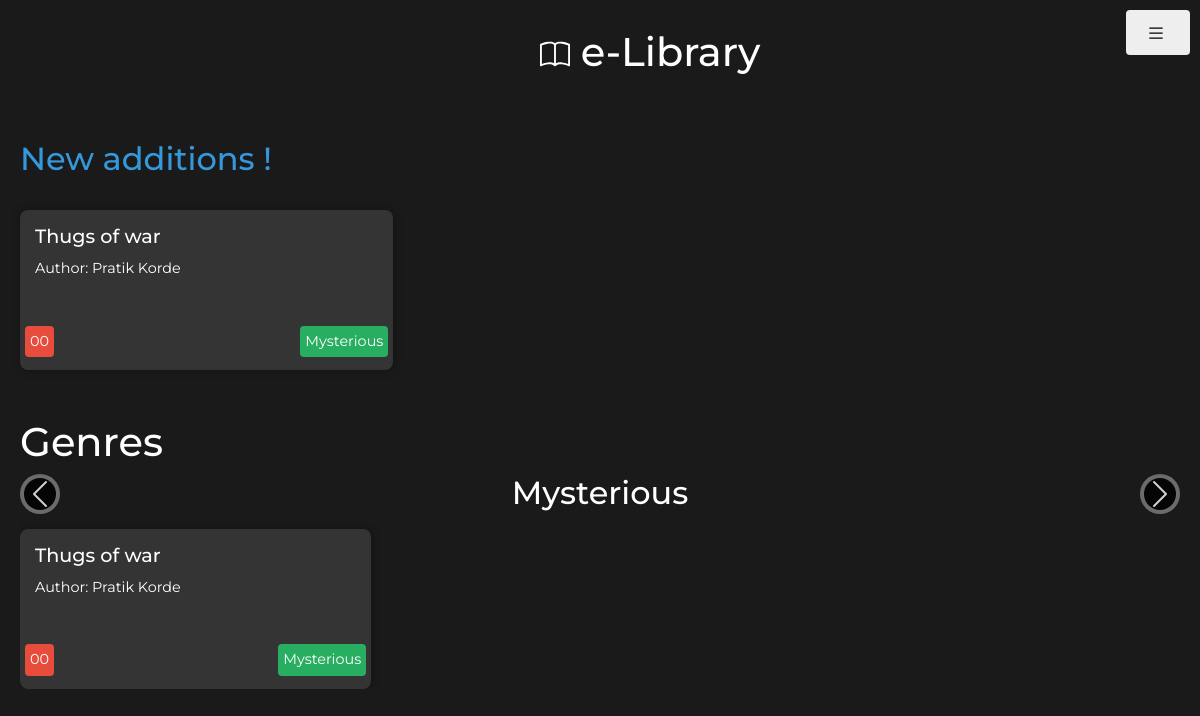
The app's page / (signed in) with its own data.
### lib/models.py (models this page shows, shortened)
class Book(models.Model):
    title = models.CharField(max_length=100)
    author = models.CharField(max_length=100)
    book_id = models.IntegerField(unique=True)
    isbn_number = models.CharField(max_length=13, unique=True)
    genre = models.ForeignKey(Genre, on_delete=models.CASCADE)
    is_available = models.BooleanField(default=True)

class Genre(models.Model):
    name = models.CharField(max_length=50)

### lib/views.py (the view)
# urls.py: path('',views.home,name="home"),
@login_required(login_url='login/')
def home(request):
    recently_added_books = Book.objects.order_by('-id')[:3]
    all_books = Book.objects.all()
    book_list = list(all_books)
    all_genres = Genre.objects.all()
    context = {
        'recently_added_books': recently_added_books,
        'all_books': all_books,
        'all_genres': all_genres,
        'book_list': book_list,
    }
    return render(request, 'home.html', context)

### lib/templates/home.html (shortened to what this page needs)
{%load static%}
{% include 'base.html' %}
{% block content %}
<link rel="stylesheet" href="{%static 'css/home.css' %}">
<div class="recent-books">
    <h2 style="margin-top: 3rem; margin-bottom: 2rem; font-family: Montserrat; color: #3498db;">New additions !</h2>
    <div class="recent-books-grid">
        {% for book in recently_added_books %}
        <div class="book-card recent-book {% if not book.is_available %}not-available{% endif %}" data-genre="{{ book.genre.id }}">
            <h3>{{ book.title }}</h3>
            <p class="genre">{{ book.genre.name }}</p>
            <p class="isbn">{{ book.isbn_number }}</p>
            <p>Author: {{ book.author }}</p>
        </div>
        {% endfor %}
    </div>
</div>
<div class="genre-carousel">
    <h1 style="margin-top: 3rem; font-family: Montserrat;">Genres</h1>
    <div id="genreCarousel" class="carousel slide" data-ride="carousel">
        <div class="carousel-inner">
            {% for genre in all_genres %}
            <div class="carousel-item {% if forloop.first %}active{% endif %}">
                <div class="genre-title" style="text-align: center;">
                    <h2>{{ genre.name }}</h2>
                </div>
                <div class="genre-books-grid">
                    {% for book in all_books %}
                    {% if book.genre.id == genre.id %}
                    <div class="book-card {% if not book.is_available %}not-available{% endif %}"
                        data-genre="{{ book.genre.id }}">
                        <h3>{{ book.title }}</h3>
                        <p class="genre">{{ book.genre.name }}</p>
                        <p class="isbn">{{ book.isbn_number }}</p>
                        <p>Author: {{ book.author }}</p>
                    </div>
                    {% endif %}
                    {% endfor %}
                </div>
            </div>
            {% endfor %}
        </div>
        <a class="carousel-control-prev" href="#genreCarousel" role="button" data-slide="prev">
            <span class="carousel-control-prev-icon" aria-hidden="true"></span>
        </a>
        <a class="carousel-control-next" href="#genreCarousel" role="button" data-slide="next">
            <span class="carousel-control-next-icon" aria-hidden="true"></span>
        </a>
    </div>
</div>
{% endblock content %}

### static/css/base.css (style rules this page uses)
* { font-family: "Montserrat"; }
body { background-color: #343434; margin: 0; padding: 0; }
a { cursor: pointer; }

### static/css/home.css (style rules this page uses)
.genre-carousel { margin-bottom: 3rem; }
.genre-carousel .carousel-inner { display: flex; flex-wrap: wrap; gap: 3rem; }
.genre-title { width: 100%; margin-bottom: 1rem; }
.carousel-control-prev, .carousel-control-next { cursor: pointer; background-color: #808080; border-radius: 50%; width: 40px; height: 40px; opacity: 0.8; }
.carousel-control-prev-icon, .carousel-control-next-icon { cursor: pointer; background-color: black; border-radius: 50%; padding: 10px; }
.genre-books-grid .book-card { flex: 0 0 calc(32% - 20px); }
body { font-family: 'Arial', sans-serif; background-color: #1a1a1a; color: #fff; padding: 20px; }
.recent-books-grid, .all-books { display: grid; grid-template-columns: repeat(auto-fill, minmax(300px, 1fr)); grid-gap: 20px; }
.book-card { cursor: pointer; height: 10rem; position: relative; background-color: #343434; color: #fff; border-radius: 8px; padding: 15px; box-shadow: 0 0 10px rgba(0, 0, 0, 0.3); transition: background-color 0.3s; overflow: hidden; }
.book-card h3 { margin-bottom: 10px; font-size: 1.2em; }
.book-card p { font-size: 0.9em; margin: 0; }
.book-card .isbn { margin-bottom: .5rem; position: absolute; bottom: 5px; left: 5px; background-color: #e74c3c; color: #fff; padding: 5px; border-radius: 4px; }
.book-card .genre { margin-bottom: .5rem; position: absolute; bottom: 5px; right: 5px; background-color: #27ae60; color: #fff; padding: 5px; border-radius: 4px; }
.genre-books-grid { display: flex; flex-wrap: wrap; gap: 3rem; justify-content: flex-start; }

### records on screen
Book: title "Thugs of war", genre.name "Mysterious", isbn_number "00", author "Pratik Korde"
Genre: name "Mysterious"
